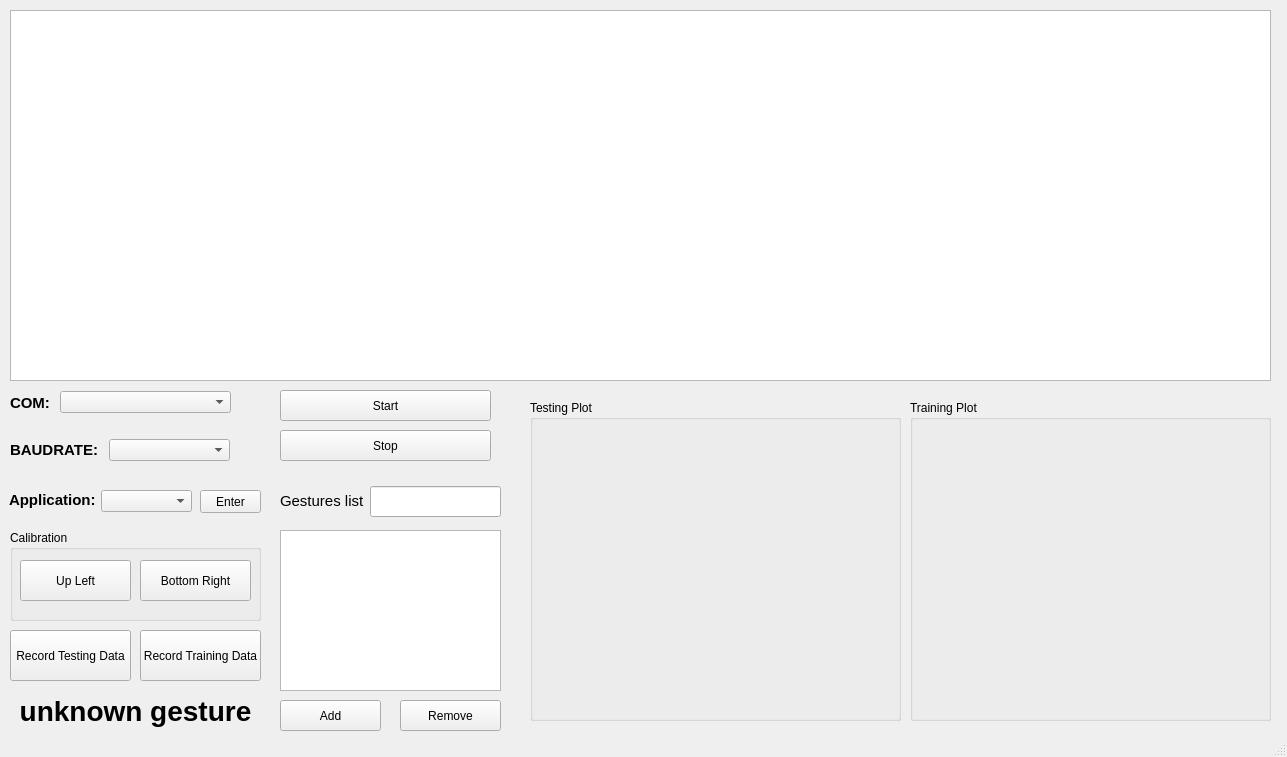
<?xml version="1.0" encoding="UTF-8"?>
<ui version="4.0">
 <class>MainWindow</class>
 <widget class="QMainWindow" name="MainWindow">
  <property name="geometry">
   <rect>
    <x>0</x>
    <y>0</y>
    <width>1287</width>
    <height>757</height>
   </rect>
  </property>
  <property name="windowTitle">
   <string>MainWindow</string>
  </property>
  <widget class="QWidget" name="centralwidget">
   <widget class="PlotWidget" name="graphicsView">
    <property name="geometry">
     <rect>
      <x>10</x>
      <y>10</y>
      <width>1261</width>
      <height>371</height>
     </rect>
    </property>
   </widget>
   <widget class="QListWidget" name="listGesture">
    <property name="geometry">
     <rect>
      <x>280</x>
      <y>530</y>
      <width>221</width>
      <height>161</height>
     </rect>
    </property>
   </widget>
   <widget class="QPushButton" name="btnStop">
    <property name="geometry">
     <rect>
      <x>280</x>
      <y>430</y>
      <width>211</width>
      <height>31</height>
     </rect>
    </property>
    <property name="text">
     <string>Stop</string>
    </property>
   </widget>
   <widget class="QComboBox" name="cbComPort">
    <property name="geometry">
     <rect>
      <x>60</x>
      <y>391</y>
      <width>171</width>
      <height>22</height>
     </rect>
    </property>
   </widget>
   <widget class="QGroupBox" name="groupBox">
    <property name="geometry">
     <rect>
      <x>910</x>
      <y>400</y>
      <width>361</width>
      <height>321</height>
     </rect>
    </property>
    <property name="title">
     <string>Training Plot</string>
    </property>
    <widget class="QLabel" name="imageTraining">
     <property name="geometry">
      <rect>
       <x>10</x>
       <y>20</y>
       <width>351</width>
       <height>291</height>
      </rect>
     </property>
     <property name="text">
      <string/>
     </property>
    </widget>
   </widget>
   <widget class="QGroupBox" name="groupBox_2">
    <property name="geometry">
     <rect>
      <x>530</x>
      <y>400</y>
      <width>371</width>
      <height>321</height>
     </rect>
    </property>
    <property name="title">
     <string>Testing Plot</string>
    </property>
    <widget class="QLabel" name="imageTesting">
     <property name="geometry">
      <rect>
       <x>10</x>
       <y>20</y>
       <width>351</width>
       <height>291</height>
      </rect>
     </property>
     <property name="text">
      <string/>
     </property>
    </widget>
   </widget>
   <widget class="QLabel" name="label">
    <property name="geometry">
     <rect>
      <x>10</x>
      <y>393</y>
      <width>41</width>
      <height>20</height>
     </rect>
    </property>
    <property name="font">
     <font>
      <pointsize>11</pointsize>
      <weight>75</weight>
      <bold>true</bold>
     </font>
    </property>
    <property name="text">
     <string>COM:</string>
    </property>
   </widget>
   <widget class="QComboBox" name="cbBaudRate">
    <property name="geometry">
     <rect>
      <x>109</x>
      <y>439</y>
      <width>121</width>
      <height>22</height>
     </rect>
    </property>
   </widget>
   <widget class="QLabel" name="label_2">
    <property name="geometry">
     <rect>
      <x>10</x>
      <y>440</y>
      <width>91</width>
      <height>20</height>
     </rect>
    </property>
    <property name="font">
     <font>
      <pointsize>11</pointsize>
      <weight>75</weight>
      <bold>true</bold>
     </font>
    </property>
    <property name="text">
     <string>BAUDRATE:</string>
    </property>
   </widget>
   <widget class="QPushButton" name="btnStart">
    <property name="geometry">
     <rect>
      <x>280</x>
      <y>390</y>
      <width>211</width>
      <height>31</height>
     </rect>
    </property>
    <property name="text">
     <string>Start</string>
    </property>
   </widget>
   <widget class="QLabel" name="label_3">
    <property name="geometry">
     <rect>
      <x>280</x>
      <y>490</y>
      <width>91</width>
      <height>21</height>
     </rect>
    </property>
    <property name="font">
     <font>
      <pointsize>11</pointsize>
     </font>
    </property>
    <property name="text">
     <string>Gestures list</string>
    </property>
   </widget>
   <widget class="QPushButton" name="btnTraining">
    <property name="geometry">
     <rect>
      <x>140</x>
      <y>630</y>
      <width>121</width>
      <height>51</height>
     </rect>
    </property>
    <property name="text">
     <string>Record Training Data</string>
    </property>
   </widget>
   <widget class="QPushButton" name="btnTesting">
    <property name="geometry">
     <rect>
      <x>10</x>
      <y>630</y>
      <width>121</width>
      <height>51</height>
     </rect>
    </property>
    <property name="text">
     <string>Record Testing Data</string>
    </property>
   </widget>
   <widget class="QLineEdit" name="txtGestureInput">
    <property name="geometry">
     <rect>
      <x>370</x>
      <y>486</y>
      <width>131</width>
      <height>31</height>
     </rect>
    </property>
   </widget>
   <widget class="QPushButton" name="btnAdd">
    <property name="geometry">
     <rect>
      <x>280</x>
      <y>700</y>
      <width>101</width>
      <height>31</height>
     </rect>
    </property>
    <property name="text">
     <string>Add</string>
    </property>
   </widget>
   <widget class="QPushButton" name="btnRemove">
    <property name="geometry">
     <rect>
      <x>400</x>
      <y>700</y>
      <width>101</width>
      <height>31</height>
     </rect>
    </property>
    <property name="text">
     <string>Remove</string>
    </property>
   </widget>
   <widget class="QLabel" name="labelPrediction">
    <property name="geometry">
     <rect>
      <x>10</x>
      <y>680</y>
      <width>251</width>
      <height>61</height>
     </rect>
    </property>
    <property name="font">
     <font>
      <pointsize>21</pointsize>
      <weight>75</weight>
      <bold>true</bold>
     </font>
    </property>
    <property name="autoFillBackground">
     <bool>false</bool>
    </property>
    <property name="text">
     <string>unknown gesture</string>
    </property>
    <property name="alignment">
     <set>Qt::AlignCenter</set>
    </property>
   </widget>
   <widget class="QComboBox" name="cbApplications">
    <property name="geometry">
     <rect>
      <x>101</x>
      <y>490</y>
      <width>91</width>
      <height>22</height>
     </rect>
    </property>
   </widget>
   <widget class="QPushButton" name="btnEnter">
    <property name="geometry">
     <rect>
      <x>200</x>
      <y>490</y>
      <width>61</width>
      <height>23</height>
     </rect>
    </property>
    <property name="text">
     <string>Enter</string>
    </property>
   </widget>
   <widget class="QLabel" name="label_4">
    <property name="geometry">
     <rect>
      <x>9</x>
      <y>490</y>
      <width>91</width>
      <height>20</height>
     </rect>
    </property>
    <property name="font">
     <font>
      <pointsize>11</pointsize>
      <weight>75</weight>
      <bold>true</bold>
     </font>
    </property>
    <property name="text">
     <string>Application:</string>
    </property>
   </widget>
   <widget class="QGroupBox" name="groupBox_3">
    <property name="geometry">
     <rect>
      <x>10</x>
      <y>530</y>
      <width>251</width>
      <height>91</height>
     </rect>
    </property>
    <property name="title">
     <string>Calibration</string>
    </property>
    <widget class="QLabel" name="label_5">
     <property name="geometry">
      <rect>
       <x>20</x>
       <y>30</y>
       <width>47</width>
       <height>13</height>
      </rect>
     </property>
     <property name="text">
      <string/>
     </property>
    </widget>
    <widget class="QPushButton" name="btnUpLeft">
     <property name="geometry">
      <rect>
       <x>10</x>
       <y>30</y>
       <width>111</width>
       <height>41</height>
      </rect>
     </property>
     <property name="text">
      <string>Up Left</string>
     </property>
    </widget>
    <widget class="QPushButton" name="btnBottomRight">
     <property name="geometry">
      <rect>
       <x>130</x>
       <y>30</y>
       <width>111</width>
       <height>41</height>
      </rect>
     </property>
     <property name="text">
      <string>Bottom Right</string>
     </property>
    </widget>
   </widget>
  </widget>
  <widget class="QStatusBar" name="statusbar"/>
 </widget>
 <customwidgets>
  <customwidget>
   <class>PlotWidget</class>
   <extends>QGraphicsView</extends>
   <header>pyqtgraph</header>
  </customwidget>
 </customwidgets>
 <resources/>
 <connections/>
</ui>
